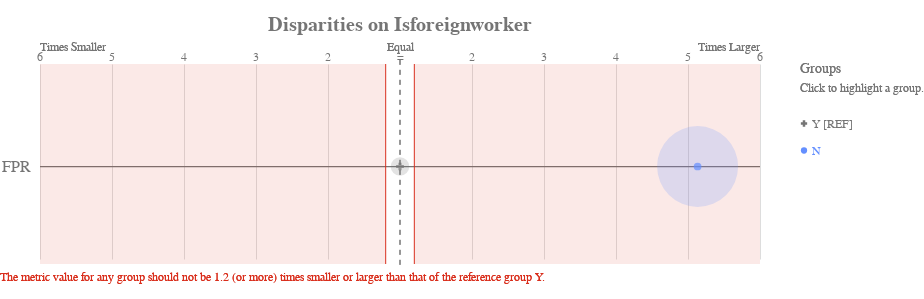

The code cell stored with this chart in its notebook:
### Code cell
ap.disparity(bdf, metrics, 'isForeignWorker', fairness_threshold = disparity_tolerance)

### Figure 1 — Vega-Lite specification as saved in the notebook (floating-point values rounded to 4 significant figures)
{"config": {"view": {"continuousWidth": 400, "continuousHeight": 300, "strokeWidth": 0}, "axisLeft": {"labelColor": "rgb(117,117,117)", "labelFont": "Arial", "labelFontSize": 16}, "title": {"align": "center", "baseline": "middle", "color": "rgb(117,117,117)", "font": "Arial", "fontSize": 20, "fontWeight": "bold"}}, "layer": [{"data": {"name": "data-136ade61a7b51f7c7b6ad7943294afc9"}, "mark": {"type": "rule", "stroke": "rgb(117,117,117)", "strokeWidth": 1.25, "tooltip": ""}, "encoding": {"x": {"type": "quantitative", "field": "x", "scale": {"domain": [-5, 5], "range": [40.0, 760.0]}}, "x2": {"field": "x2"}, "y": {"type": "nominal", "axis": {"domain": false, "labelAngle": 0, "labelPadding": -30, "orient": "left", "ticks": false, "title": ""}, "field": "metric", "scale": {"domain": ["FPR"], "range": [30, 225.0]}}}}, {"data": {"name": "data-79dd248bdaa0ea02c535240e8ad022c8"}, "mark": {"type": "rule", "stroke": "rgb(117,117,117)", "strokeDash": [5, 5], "strokeWidth": 1}, "encoding": {"tooltip": {"value": "Y [REF]"}, "x": {"value": 400.0}, "y": {"value": 20.83}, "y2": {"value": 229.2}}}, {"data": {"name": "data-2d710c249995d4113e43f1b0602e5d1e"}, "mark": {"type": "text", "align": "center", "color": "rgb(117,117,117)", "font": "Arial", "fontSize": 12, "fontWeight": "normal", "tooltip": ""}, "encoding": {"text": {"type": "nominal", "field": "label"}, "x": {"type": "quantitative", "field": "value", "scale": {"domain": [-5, 5], "range": [40.0, 760.0]}}, "y": {"value": 17.5}}}, {"layer": [{"mark": {"type": "text", "align": "left", "fill": "rgb(117,117,117)", "font": "Arial", "fontSize": 12, "fontWeight": "normal", "tooltip": ""}, "encoding": {"text": {"value": "Times Smaller"}, "x": {"value": 40.0}, "y": {"value": 7.5}}}, {"mark": {"type": "text", "align": "right", "fill": "rgb(117,117,117)", "font": "Arial", "fontSize": 12, "fontWeight": "normal", "tooltip": ""}, "encoding": {"text": {"value": "Times Larger"}, "x": {"value": 760.0}, "y": {"value": 7.5}}}, {"mark": {"type": "text", "align": "center", "fill": "rgb(117,117,117)", "font": "Arial", "fontSize": 12, "fontWeight": "normal", "tooltip": ""}, "encoding": {"text": {"value": "Equal"}, "x": {"value": 400.0}, "y": {"value": 7.5}}}], "data": {"name": "data-79dd248bdaa0ea02c535240e8ad022c8"}}, {"layer": [{"mark": {"type": "rule", "opacity": 0.8, "stroke": "rgb(217, 46, 28)", "strokeWidth": 1.25, "tooltip": ""}, "encoding": {"x": {"type": "quantitative", "field": "min", "scale": {"domain": [-5, 5], "range": [40.0, 760.0]}}, "y": {"value": 25.0}, "y2": {"value": 225.0}}}, {"mark": {"type": "rule", "opacity": 0.8, "stroke": "rgb(217, 46, 28)", "strokeWidth": 1.25, "tooltip": ""}, "encoding": {"x": {"type": "quantitative", "field": "max", "scale": {"domain": [-5, 5], "range": [40.0, 760.0]}}, "y": {"value": 25.0}, "y2": {"value": 225.0}}}, {"layer": [{"mark": {"type": "rect", "fill": "rgb(217, 46, 28)", "opacity": 0.1, "tooltip": ""}, "encoding": {"x": {"type": "quantitative", "field": "min", "scale": {"domain": [-5, 5], "range": [40.0, 760.0]}}, "x2": {"field": "lower_end"}, "y": {"value": 25.0}, "y2": {"value": 225.0}}}, {"mark": {"type": "rect", "fill": "rgb(217, 46, 28)", "opacity": 0.1, "tooltip": ""}, "encoding": {"x": {"type": "quantitative", "field": "max", "scale": {"domain": [-5, 5], "range": [40.0, 760.0]}}, "x2": {"field": "upper_end"}, "y": {"value": 25.0}, "y2": {"value": 225.0}}}]}, {"data": {"name": "data-79dd248bdaa0ea02c535240e8ad022c8"}, "mark": {"type": "text", "align": "left", "baseline": "top", "fill": "rgb(217, 46, 28)", "font": "Arial", "fontSize": 12, "fontWeight": "normal", "tooltip": ""}, "encoding": {"text": {"value": "The metric value for any group should not be 1.2 (or more) times smaller or larger than that of the reference group Y."}, "x": {"value": 0}, "y": {"value": 233.3}}}], "data": {"name": "data-f84bd5c0b180de77bdf4900d804b3930"}}, {"layer": [{"mark": "circle"}, {"data": {"name": "data-8cd8e13ed049c3f0a8914fa94bbc314d"}, "mark": {"type": "circle", "opacity": 0.2}, "encoding": {"color": {"condition": {"type": "nominal", "field": "attribute_value", "legend": null, "scale": {"domain": ["Y", "N"], "range": ["rgb(117,117,117)", "rgb(100, 143, 255)", "rgb(254, 97, 0)", "rgb(220, 38, 127)", "rgb(255, 176, 0)", "rgb(120, 94, 240)"]}, "selection": "selector029"}, "value": "rgb(224,224,224)"}, "size": {"type": "quantitative", "field": "group_size", "legend": null, "scale": {"domain": [0, 342.0], "range": [0, 7854.0]}}, "tooltip": [{"type": "nominal", "field": "attribute_value", "title": "Group"}, {"type": "nominal", "field": "tooltip_group_size", "title": "Group Size"}, {"type": "nominal", "field": "tooltip_disparity_explanation_fpr", "title": "Disparity"}, {"type": "quantitative", "field": "fpr", "format": ".2f", "title": "FPR"}], "x": {"type": "quantitative", "axis": {"domain": false, "labels": false, "ticks": false, "title": null, "values": [1, 2, 3, 4, 5, -5, -4, -3, -2, -1]}, "field": "fpr_disparity_scaled", "scale": {"domain": [-5, 5], "range": [40.0, 760.0]}}, "y": {"type": "nominal", "axis": {"domain": false, "grid": false, "labels": false, "ticks": false, "title": " "}, "field": "metric_variable", "scale": {"domain": ["FPR"], "range": [30, 225.0]}}}, "selection": {"selector031": {"type": "multi", "empty": "all", "fields": ["attribute_value"]}}, "transform": [{"calculate": "'FPR'", "as": "metric_variable"}]}, {"layer": [{"mark": "point"}, {"data": {"name": "data-8cd8e13ed049c3f0a8914fa94bbc314d"}, "mark": {"type": "point", "filled": true, "size": 60}, "encoding": {"color": {"condition": {"type": "nominal", "field": "attribute_value", "legend": null, "scale": {"domain": ["Y", "N"], "range": ["rgb(117,117,117)", "rgb(100, 143, 255)", "rgb(254, 97, 0)", "rgb(220, 38, 127)", "rgb(255, 176, 0)", "rgb(120, 94, 240)"]}, "selection": "selector029"}, "value": "rgb(224,224,224)"}, "shape": {"type": "nominal", "field": "attribute_value", "legend": null, "scale": {"domain": ["Y", "N"], "range": ["cross", "circle"]}}, "tooltip": [{"type": "nominal", "field": "attribute_value", "title": "Group"}, {"type": "nominal", "field": "tooltip_group_size", "title": "Group Size"}, {"type": "nominal", "field": "tooltip_disparity_explanation_fpr", "title": "Disparity"}, {"type": "quantitative", "field": "fpr", "format": ".2f", "title": "FPR"}], "x": {"type": "quantitative", "axis": {"domain": false, "labels": false, "ticks": false, "title": null, "values": [1, 2, 3, 4, 5, -5, -4, -3, -2, -1]}, "field": "fpr_disparity_scaled", "scale": {"domain": [-5, 5], "range": [40.0, 760.0]}}, "y": {"type": "nominal", "axis": {"domain": false, "grid": false, "labels": false, "ticks": false, "title": " "}, "field": "metric_variable", "scale": {"domain": ["FPR"], "range": [30, 225.0]}}}, "selection": {"selector030": {"type": "multi", "empty": "all", "fields": ["attribute_value"]}}, "transform": [{"calculate": "'FPR'", "as": "metric_variable"}]}]}]}, {"layer": [{"mark": {"type": "point", "filled": true, "opacity": 1, "size": 39.48}, "encoding": {"color": {"condition": {"type": "nominal", "field": "attribute_value", "legend": null, "scale": {"domain": ["Y", "N"], "range": ["rgb(117,117,117)", "rgb(100, 143, 255)", "rgb(254, 97, 0)", "rgb(220, 38, 127)", "rgb(255, 176, 0)", "rgb(120, 94, 240)"]}, "selection": "selector029"}, "value": "rgb(224,224,224)"}, "shape": {"type": "nominal", "field": "attribute_value", "legend": null, "scale": {"domain": ["Y", "N"], "range": ["cross", "circle"]}}, "x": {"value": 804}, "y": {"type": "nominal", "axis": {"domain": false, "grid": false, "labels": false, "ticks": false, "title": " "}, "field": "attribute_value", "scale": {"domain": ["Y", "N"], "range": [71, 125]}}}, "selection": {"selector029": {"type": "multi", "empty": "all", "fields": ["attribute_value"]}}}, {"mark": {"type": "text", "align": "left", "baseline": "middle", "font": "Arial", "fontSize": 12, "fontWeight": "normal"}, "encoding": {"color": {"condition": {"type": "nominal", "field": "attribute_value", "legend": null, "scale": {"domain": ["Y", "N"], "range": ["rgb(117,117,117)", "rgb(100, 143, 255)", "rgb(254, 97, 0)", "rgb(220, 38, 127)", "rgb(255, 176, 0)", "rgb(120, 94, 240)"]}, "selection": "selector029"}, "value": "rgb(224,224,224)"}, "text": {"type": "nominal", "field": "label"}, "x": {"value": 812}, "y": {"type": "nominal", "axis": {"domain": false, "grid": false, "labels": false, "ticks": false, "title": " "}, "field": "attribute_value", "scale": {"domain": ["Y", "N"], "range": [71, 125]}}}, "selection": {"selector032": {"type": "multi", "empty": "all", "fields": ["attribute_value"]}}}, {"data": {"name": "data-79dd248bdaa0ea02c535240e8ad022c8"}, "mark": {"type": "text", "align": "left", "baseline": "middle", "color": "rgb(117,117,117)", "font": "Arial", "fontSize": 12, "fontWeight": "normal"}, "encoding": {"text": {"value": "Click to highlight a group."}, "x": {"value": 800}, "y": {"value": 49}}}, {"data": {"name": "data-79dd248bdaa0ea02c535240e8ad022c8"}, "mark": {"type": "text", "align": "left", "baseline": "middle", "color": "rgb(117,117,117)", "font": "Arial", "fontSize": 14, "fontWeight": "normal"}, "encoding": {"text": {"value": "Groups"}, "x": {"value": 800}, "y": {"value": 30}}}], "data": {"name": "data-2c99ac98d7e0b3ded14faec968e4739b"}}], "height": 250, "padding": {"top": 15, "bottom": 10}, "resolve": {"scale": {"size": "independent", "y": "independent"}}, "title": "Disparities on Isforeignworker", "width": 800, "$schema": "https://vega.github.io/schema/vega-lite/v4.8.1.json", "datasets": {"data-136ade61a7b51f7c7b6ad7943294afc9": [{"metric": "FPR", "x": -5, "x2": 5}], "data-79dd248bdaa0ea02c535240e8ad022c8": [{"a": 1, "b": 0}, {"a": 1, "b": 0}], "data-2d710c249995d4113e43f1b0602e5d1e": [{"value": 1, "label": 2}, {"value": 2, "label": 3}, {"value": 3, "label": 4}, {"value": 4, "label": 5}, {"value": 5, "label": 6}, {"value": -5, "label": 6}, {"value": -4, "label": 5}, {"value": -3, "label": 4}, {"value": -2, "label": 3}, {"value": -1, "label": 2}, {"value": 0, "label": "="}], "data-f84bd5c0b180de77bdf4900d804b3930": [{"min": -0.2, "max": 0.2, "lower_end": -5, "upper_end": 5}], "data-8cd8e13ed049c3f0a8914fa94bbc314d": [{"attribute_name": "isForeignWorker", "attribute_value": "N", "group_size": 285, "total_entities": 300, "fpr": 0.3949, "fpr_disparity": 5.133, "fpr_disparity_scaled": 4.133, "tooltip_group_size": "285 (95.00%)", "tooltip_disparity_explanation_fpr": "5.13 times larger FPR than the reference group"}, {"attribute_name": "isForeignWorker", "attribute_value": "Y", "group_size": 15, "total_entities": 300, "fpr": 0.07692, "fpr_disparity": 1.0, "fpr_disparity_scaled": 0.0, "tooltip_group_size": "15 (5.00%)", "tooltip_disparity_explanation_fpr": "Reference group"}], "data-2c99ac98d7e0b3ded14faec968e4739b": [{"attribute_value": "Y", "label": "Y [REF]"}, {"attribute_value": "N", "label": "N"}]}}
